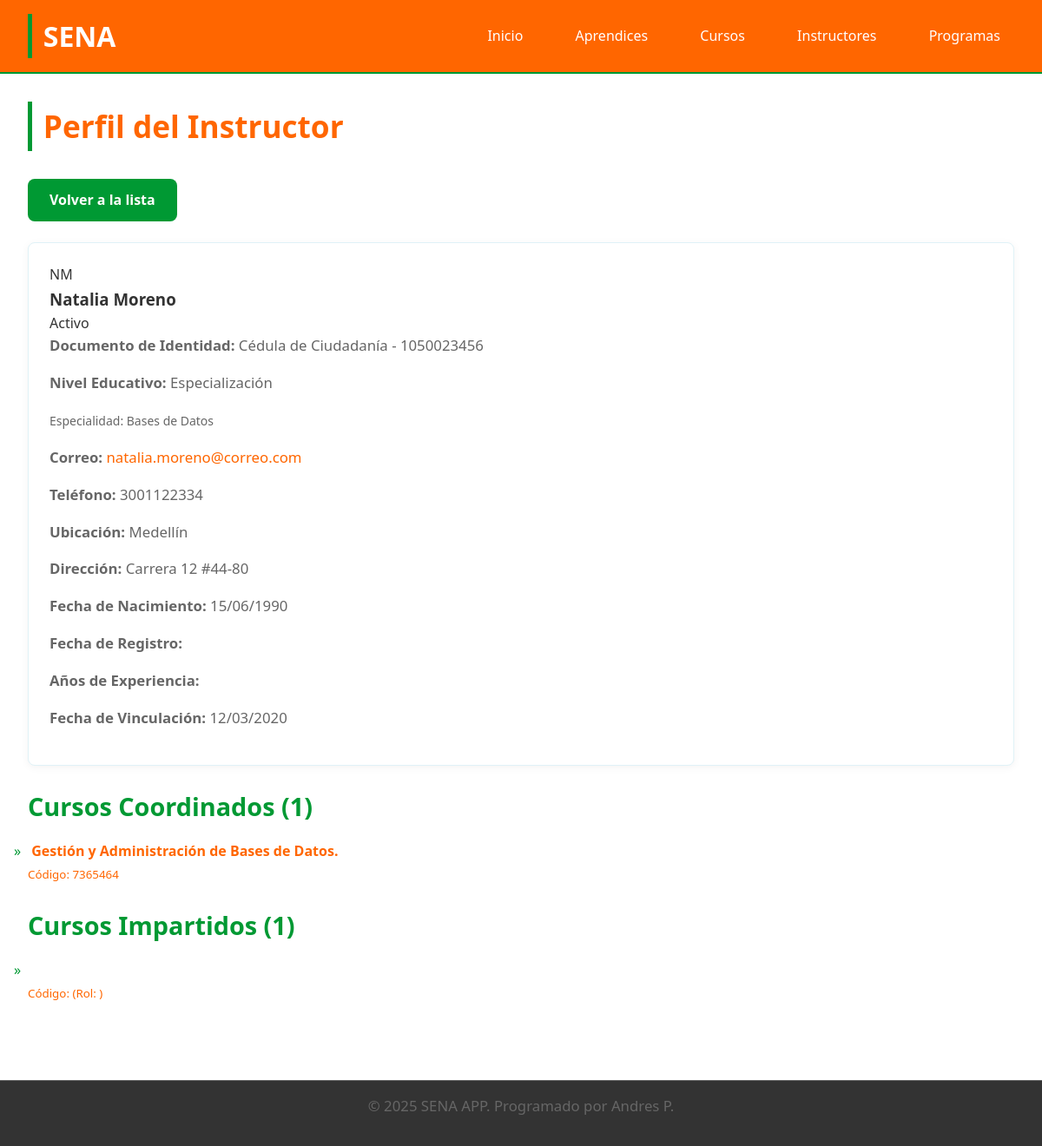
/instructores/instructores/instructor/3/, run on the app's committed database.
### instructores/models.py (models this page shows, shortened)
class Instructor(models.Model):
    TIPO_DOCUMENTO_CHOICES = [
        ("CC", "Cédula de Ciudadanía"),
        ("CE", "Cédula de Extranjería"),
        ("TI", "Tarjeta de Identidad"),
        ("PAS", "Pasaporte"),
    ]
    NIVEL_EDUCATIVO_CHOICES = [
        ("TEC", "Técnico"),
        ("TGL", "Tecnólogo"),
        ("PRE", "Pregrado"),
        ("ESP", "Especialización"),
        ("MAE", "Maestría"),
        ("DOC", "Doctorado"),
    ]
    documento_identidad = models.IntegerField(unique=True)
    tipo_documento = models.CharField(
        max_length=3, choices=TIPO_DOCUMENTO_CHOICES, default="CC"
    )
    nombre = models.CharField(max_length=100)
    apellido = models.CharField(max_length=100)
    telefono = models.IntegerField(null=True, blank=True) # Permitir nulos y vacíos
    correo = models.EmailField(max_length=100, null=True, blank=True) # Permitir nulos y vacíos
    fecha_nacimiento = models.DateField() # Campo requerido
    ciudad = models.CharField(max_length=100, null=True, blank=True) # Permitir nulos y vacíos
    direccion = models.TextField(null=True, blank=True) # Permitir nulos y vacíos
    nivel_educativo = models.CharField(
        max_length=3, choices=NIVEL_EDUCATIVO_CHOICES, default="MAE", null=True, blank=True # Permite no ser seleccionado
    )
    especialidad = models.CharField(max_length=100) # Campo requerido
    anios_experiencia = models.PositiveIntegerField() # Campo requerido (corregido de 'anos_experiencia')
    activo = models.BooleanField(default=True) # Campo requerido
    fecha_vinculacion = models.DateField() # Campo requerido
    class Meta:
        verbose_name = "Instructor"
        verbose_name_plural = "Instructores"
        ordering = ["apellido", "nombre"]
    def nombre_completo(self):
        return f"{self.nombre} {self.apellido}"

### aprendices/models.py (models this page shows, shortened)
class Curso(models.Model):
    ESTADO_CHOICES = [
        ("PRO", "Programado"),
        ("INI", "Iniciado"),
        ("EJE", "En Ejecución"),
        ("FIN", "Finalizado"),
        ("CAN", "Cancelado"),
        ("SUS", "Suspendido"),
    ]
    codigo = models.CharField(
        max_length=30, unique=True, verbose_name="Código del Curso"
    )
    nombre = models.CharField(max_length=200, verbose_name="Nombre del Curso")
    programa = models.ForeignKey(
        Programa, # Usamos el modelo directamente porque ya está importado
        on_delete=models.CASCADE,
        verbose_name="Programa de Formación",
    )
    instructor_coordinador = models.ForeignKey(
        Instructor, # Usamos el modelo directamente porque ya está importado
        on_delete=models.CASCADE,
        related_name="cursos_coordinados",
        verbose_name="Instructor Coordinador",
    )
    instructores = models.ManyToManyField(
        Instructor, # Usamos el modelo directamente porque ya está importado
        through="InstructorCurso",
        related_name="cursos_impartidos",
        verbose_name="Instructores",
    )
    aprendices = models.ManyToManyField(
        Aprendiz,
        through="AprendizCurso",
        related_name="cursos",
        verbose_name="Aprendices",
    )
    fecha_inicio = models.DateField(verbose_name="Fecha de Inicio")
    fecha_fin = models.DateField(verbose_name="Fecha de Finalización")
    horario = models.CharField(max_length=100, verbose_name="Horario")
    aula = models.CharField(max_length=50, verbose_name="Aula/Ambiente")
    cupos_maximos = models.PositiveIntegerField(verbose_name="Cupos Máximos")
    estado = models.CharField(
        max_length=3,
        choices=ESTADO_CHOICES,
        default="PRO",
        verbose_name="Estado del Curso",
    )
    observaciones = models.TextField(
        blank=True, null=True, verbose_name="Observaciones"
    )
    fecha_registro = models.DateTimeField(
        auto_now_add=True, verbose_name="Fecha de Registro"
    )
    class Meta:
        verbose_name = "Curso"
        verbose_name_plural = "Cursos"
        ordering = ["-fecha_inicio"]

### instructores/views.py (the view)
def detalle_instructor(request, instructor_id):
    instructor = get_object_or_404(Instructor, id=instructor_id)
    cursos_coordinados = instructor.cursos_coordinados.all() if hasattr(instructor, 'cursos_coordinados') else []
    cursos_impartidos = instructor.cursos_impartidos.all() if hasattr(instructor, 'cursos_impartidos') else []
    context = {
        "instructor": instructor,
        "cursos_coordinados": cursos_coordinados,
        "cursos_impartidos": cursos_impartidos,
    }
    return render(request, "detalle_instructor.html", context)

### instructores/templates/detalle_instructor.html (shortened to what this page needs)
{% extends 'base.html' %}
{% block content %}
<h1>Perfil del Instructor</h1>
<div class="section-header">
    <a href="{% url 'instructores:lista_instructores' %}" class="btn">Volver a la lista</a>
</div>
<div class="member-list">
    <div class="member-list-item">
        <div class="profile-info">
            <div class="profile-avatar">{{ instructor.nombre.0 }}{{ instructor.apellido.0 }}</div>
            <div class="profile-details">
                <h3>{{ instructor.nombre_completo }}</h3>
                {% if instructor.activo %}
                <span class="status-badge status-active">Activo</span>
                {% else %}
                <span class="status-badge status-inactive">Inactivo</span>
                {% endif %}
            </div>
        </div>
        <div class="info-section">
            <p><strong>Documento de Identidad:</strong> {{ instructor.get_tipo_documento_display }} - {{ instructor.documento_identidad }}</p>
            <p><strong>Nivel Educativo:</strong> {{ instructor.get_nivel_educativo_display }}</p>
            {% if instructor.especialidad %}
            <p><small class="text-success">Especialidad: {{ instructor.especialidad }}</small></p>
            {% endif %}
            <p><strong>Correo:</strong> <a href="mailto:{{ instructor.correo }}">{{ instructor.correo }}</a></p>
            {% if instructor.telefono %}
            <p><strong>Teléfono:</strong> {{ instructor.telefono }}</p>
            {% endif %}
            {% if instructor.ciudad %}
            <p><strong>Ubicación:</strong> {{ instructor.ciudad }}</p>
            {% endif %}
            {% if instructor.direccion %}
            <p><strong>Dirección:</strong> {{ instructor.direccion }}</p>
            {% endif %}
            {% if instructor.fecha_nacimiento %}
            <p><strong>Fecha de Nacimiento:</strong> {{ instructor.fecha_nacimiento|date:"d/m/Y" }}</p>
            {% endif %}
            <p><strong>Fecha de Registro:</strong> {{ instructor.fecha_registro|date:"d/m/Y" }}</p>
            <p><strong>Años de Experiencia:</strong> {{ instructor.anos_experiencia }}</p>
            {% if instructor.fecha_vinculacion %}
            <p><strong>Fecha de Vinculación:</strong> {{ instructor.fecha_vinculacion|date:"d/m/Y" }}</p>
            {% endif %}
        </div>
    </div>
</div>
<h2>Cursos Coordinados ({{ cursos_coordinados|length }})</h2>
{% if cursos_coordinados %}
<ul class="course-list">
    {% for curso in cursos_coordinados %}
    <li>
        <a href="{% url 'aprendices:detalle_curso' curso.id %}">
            <strong>{{ curso.nombre }}</strong> <br>
            <small>Código: {{ curso.codigo }}</small>
        </a>
    </li>
    {% endfor %}
</ul>
{% else %}
<p>Este instructor no coordina cursos actualmente.</p>
{% endif %}
<h2>Cursos Impartidos ({{ cursos_impartidos|length }})</h2>
{% if cursos_impartidos %}
<ul class="course-list">
    {% for curso in cursos_impartidos %}
    <li>
        <a href="{% url 'aprendices:detalle_curso' curso.curso.id %}">
            <strong>{{ curso.curso.nombre }}</strong> <br>
            <small>Código: {{ curso.curso.codigo }} (Rol: {{ curso.rol }})</small>
        </a>
    </li>
    {% endfor %}
</ul>
{% else %}
<p>Este instructor no imparte cursos actualmente.</p>
{% endif %}
{% endblock %}

### aprendices/Templates/base.html (style rules this page uses)
:root { --sena-orange: #FF6600; --sena-green: #009933; --sena-blue-dark: #004d40; --sena-blue-light: #e0f2f7; --sena-gray: #333333; --sena-light-gray: #666666; --sena-white: #FFFFFF; }
* { margin: 0; padding: 0; box-sizing: border-box; font-family: 'Segoe UI', Tahoma, Geneva, Verdana, sans-serif; }
body { background-color: var(--sena-white); color: var(--sena-gray); line-height: 1.6; }
h1 { font-size: 2.2rem; color: var(--sena-orange); margin-bottom: 1.5rem; border-left: 5px solid var(--sena-green); padding-left: 0.8rem; }
h2 { font-size: 1.8rem; color: var(--sena-green); margin-top: 1.5rem; margin-bottom: 1rem; font-weight: 600; }
p { margin-bottom: 1rem; font-size: 1.05rem; color: var(--sena-light-gray); }
ul { list-style: none; margin-bottom: 1.5rem; padding-left: 0; }
li::before { content: "»"; color: var(--sena-green); display: inline-block; width: 1em; margin-left: -1em; }
li { margin-bottom: 0.5rem; color: var(--sena-gray); }
a { color: var(--sena-orange); text-decoration: none; transition: color 0.3s; }
.member-list { list-style: none; padding: 0; margin: 1.5rem 0; display: grid; grid-template-columns: repeat(auto-fit, minmax(280px, 1fr)); gap: 1rem; }
.member-list-item { background-color: var(--sena-white); border: 1px solid var(--sena-blue-light); border-radius: 8px; padding: 1.5rem; box-shadow: 0 2px 10px rgba(0,0,0,0.05); transition: all 0.3s ease; }
.btn { display: inline-block; padding: 0.4rem 0.9rem; background-color: var(--sena-green); color: var(--sena-white); border-radius: 4px; text-decoration: none; font-weight: bold; font-size: 0.9rem; transition: background-color 0.3s ease; }
.section-header { display: flex; justify-content: space-between; align-items: center; margin-top: 2rem; }
.btn { padding: 12px 25px; border: none; border-radius: 8px; cursor: pointer; font-size: 1em; font-weight: bold; text-decoration: none; display: inline-block; text-align: center; transition: background-color 0.3s ease, transform 0.2s ease; }

### data on the page
Instructor: nombre.0 "N", apellido.0 "M", nombre_completo "Natalia Moreno", tipo_documento "Cédula de Ciudadanía", documento_identidad "1050023456", nivel_educativo "Especialización", especialidad "Bases de Datos", correo "natalia.moreno@correo.com", telefono "3001122334", ciudad "Medellín", direccion "Carrera 12 #44-80", fecha_nacimiento "15/06/1990", fecha_vinculacion "12/03/2020"
Curso: nombre "Gestión y Administración de Bases de Datos.", codigo "7365464"

### other printed values
{{ cursos_coordinados|length }} "1"
{{ cursos_impartidos|length }} "1"
